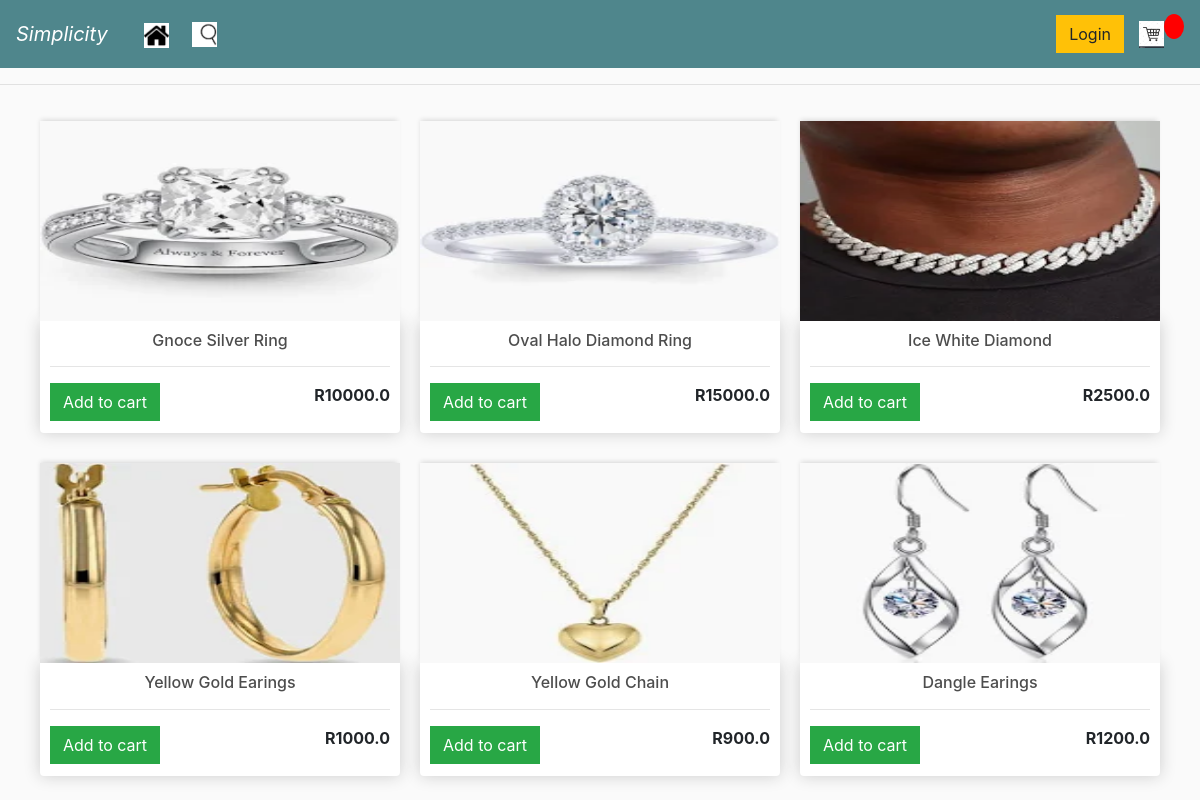
The page /jewellery/ on the database its author committed.
### Frontend/models.py (models this page shows, shortened)
class Product(models.Model):
    name = models.CharField(max_length=30, blank  = False, null = False)
    price = models.FloatField(null = False, blank = False)
    sex = models.CharField(max_length=5, null = False, blank = False)
    kind = models.CharField(max_length=30, null = False, blank = False)
    image = models.ImageField(null = True, blank = True)
    @property
    def imageURL(self):
        try:
            url = self.image.url
        except:
            url = ''
        return(url)

### Frontend/views.py (the view)
# urls.py: path("jewellery/", Jewellery, name= "jewellery"),
def Jewellery(request):
    objs = Product.objects.filter(kind = "jewellery")
    context = {"objs": objs}
    return render(request, "Frontend/jewellery.html", context)

### Frontend/templates/Frontend/jewellery.html (shortened to what this page needs)
{% extends 'Frontend/main.html' %}
{% load static %}
    {% block content %}
    <div class="row">
        {% for obj in objs %}
        <div class="col-lg-4">
            <a href="{% url 'cart' %}"><img class="thumbs" src="{{obj.imageURL}}"></a>
            <div class="box-element product">
                <h6>{{ obj.name }}</h6>
                <hr>
                <button data-product="{{obj.id}}" data-action="add" type="button" class="btn btn-success update-cart">Add to cart</button>
                <strong><p class="price" style="text-align: right">R{{ obj.price }}</p></strong>
            </div>
        </div>
        {% endfor %}
    </div>
    {% endblock %}

### static/css/main.css (style rules this page uses)
body { background-color: hsl(0, 0%, 98%); }
h1,h2,h3,h4,h5,h6 { color:hsl(0, 0%, 30%); }
.box-element { box-shadow:hsl(0, 0%, 80%) 0 0 16px; background-color: #fff; border-radius: 4px; padding: 10px; text-align: center; }
.thumbs { width: 100%; height: 200px; -webkit-box-shadow: -1px -3px 5px -2px rgba(214,214,214,1); -moz-box-shadow: -1px -3px 5px -2px rgba(214,214,214,1); box-shadow: -1px -3px 5px -2px rgba(214,214,214,1); }
.product { border-radius: 0 0 4px 4px; }
.col-lg-4, .col-lg-6, .col-lg-8, .col-lg-12 { margin-top: 10px; padding: 10px; }
.btn { border-radius: 0; }
a:link { text-decoration: none; }
.btn-success { float: left; }

### rows shown on the page
Product: imageURL (picture), name "Gnoce Silver Ring", price "10000.0"
Product: imageURL (picture), name "Oval Halo Diamond Ring", price "15000.0"
Product: imageURL (picture), name "Ice White Diamond", price "2500.0"
Product: imageURL (picture), name "Yellow Gold Earings", price "1000.0"
Product: imageURL (picture), name "Yellow Gold Chain", price "900.0"
Product: imageURL (picture), name "Dangle Earings", price "1200.0"
